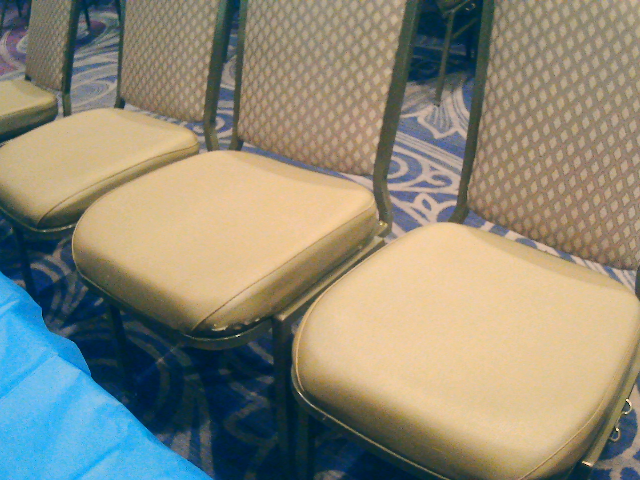
#> input picture computerVision/app/cameraTester.png, 640 x 480 px, found by its file name
$ jupyter execute testing.ipynb
#> lines starting #> are read from the running program, lines starting #| are printed output that depends on the picture; after the words box and inside, x2 and y2 are one past the last pixel; in counts of white or black regions, pixels touching at a corner belong together
[cell 1]
print("Hello world!")

[cell 2]
import cv2
import numpy as np
from matplotlib import pyplot as plt

#Number of seats:
num_seats = 3

img = cv2.imread('cameraTester.png', cv2.IMREAD_GRAYSCALE)
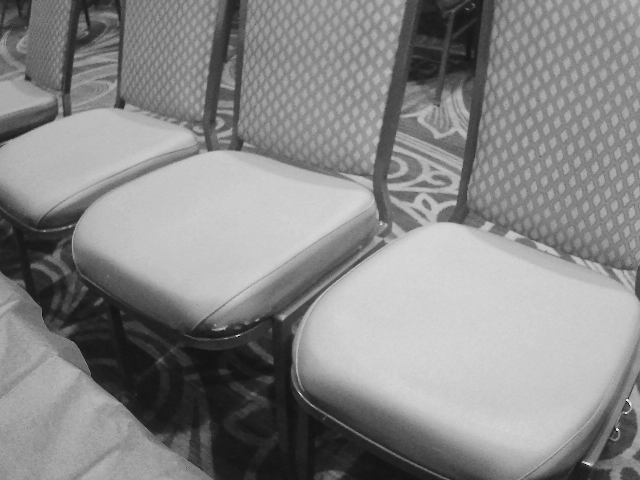
#> img: shape (480, 640); min 0, max 241, mean 135.9

img = cv2.medianBlur(img,5)

thresholded_img = cv2.adaptiveThreshold(img,255,cv2.ADAPTIVE_THRESH_GAUSSIAN_C,\
            cv2.THRESH_BINARY,11,2)
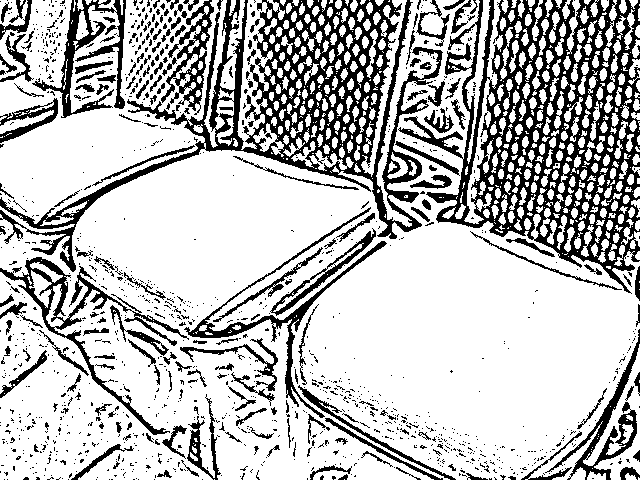
#> thresholded_img: shape (480, 640); 73.7% white; 1277 black regions (1093 under 20 px), largest, box (x1, y1, x2, y2) and area: (398, 0, 640, 294) 24778, (0, 0, 443, 272) 21632, (0, 257, 189, 435) 3254

binary_image = cv2.medianBlur(thresholded_img,5)
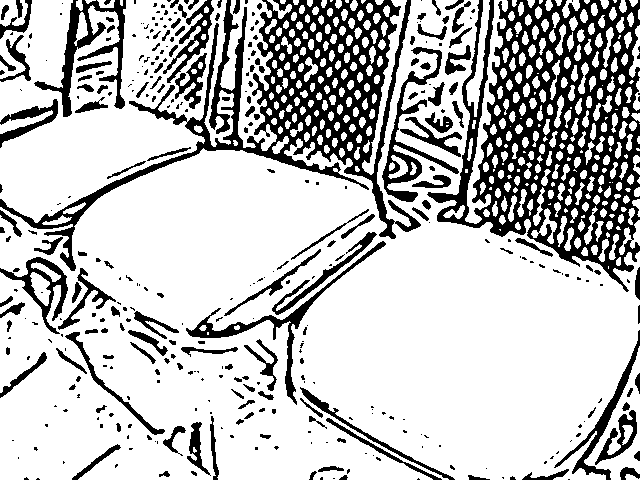
#> binary_image: shape (480, 640); 75.2% white; 376 black regions (221 under 20 px)

contours, _ = cv2.findContours(binary_image, cv2.RETR_EXTERNAL, cv2.CHAIN_APPROX_SIMPLE)
#> contours = 409 contours, 80 with area under 20; largest, box (x1, y1, x2, y2) and area: (0, 0, 640, 480) 180136, (0, 0, 234, 223) 31682, (220, 0, 277, 151) 3690, (584, 346, 640, 480) 3016, (465, 0, 508, 224) 1682


# Number of polygons you want to fit
num_polygons = 3
